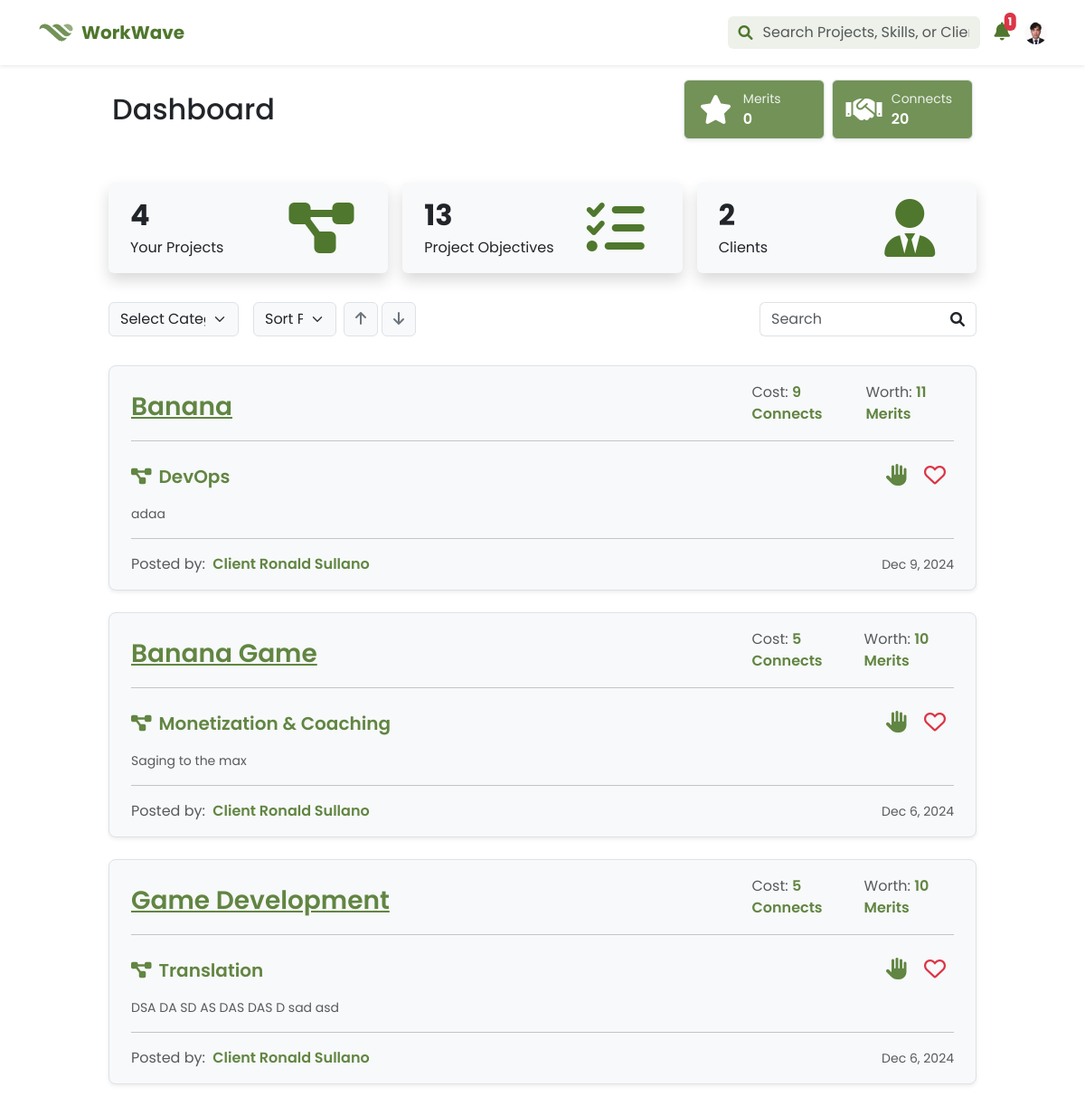
Screenshot of /pages/freelancer/dashboard.php (signed in) with the database file from the repository.
### tables this page shows
CREATE TABLE `client_projects` (
  `id` int(11) NOT NULL,
  `user_id` int(11) DEFAULT NULL,
  `project_title` varchar(255) NOT NULL,
  `project_category_id` int(11) NOT NULL,
  `project_description` text DEFAULT NULL,
  `project_status_id` int(11) NOT NULL DEFAULT 1,
  `project_connect_cost` int(11) DEFAULT NULL,
  `project_merit_worth` int(11) DEFAULT NULL,
  `created_at` timestamp NOT NULL DEFAULT current_timestamp(),
  `updated_at` timestamp NOT NULL DEFAULT current_timestamp() ON UPDATE current_timestamp()
);

### pages/freelancer/dashboard.php (the view, shortened to what this page needs)
<?php
include ('../../misc/modals.php');
include ('header.php');
$user_id = $_SESSION['user_id'];
$query = "SELECT connects, merits FROM v_freelancer_connects_and_merits WHERE id = ?";
$stmt = $mysqli->prepare($query);
$stmt->bind_param("i", $user_id);
$stmt->execute();
$result = $stmt->get_result();
$stats = $result->fetch_assoc();
$connects = $stats['connects'] ?? 0;
$merits = $stats['merits'] ?? 0;
$project_query = "SELECT v_project_details.*,
                          CONCAT(v_user_profile.first_name, ' ', v_user_profile.last_name) AS client_name
                   FROM v_project_details
                   JOIN v_user_profile ON v_project_details.project_owner = v_user_profile.id
                   WHERE project_status = 'hiring'
                   ORDER BY created_at DESC";
$result = $mysqli->query($project_query);
$projects = $result->fetch_all(MYSQLI_ASSOC);
?>
<!DOCTYPE html>
<html lang="en">
<head>
    <link href="https://cdn.jsdelivr.net/npm/bootstrap@5.3.0/dist/css/bootstrap.min.css" rel="stylesheet">
    <link rel="stylesheet" href="https://cdnjs.cloudflare.com/ajax/libs/font-awesome/6.0.0-beta3/css/all.min.css">
    <link rel="stylesheet" href="../../dist/css/custom.css">
</head>
<body>
<section class="container-fluid poppins">
    <div class="row d-flex justify-content-center">
        <div class="col-md-10 col-12">
            <div class="row mx-0 my-3">
                <div class="col-10 col-lg-6 d-flex align-items-center mb-3 mb-lg-0">
                    <h2 class="m-0">Dashboard</h2>
                </div>
                <div class="col-12 col-lg-6 pe-lg-3">
                    <div class="row d-flex justify-content-lg-end g-2">
                        <div class="col-6 col-md-4 d-flex bg-green-30 text-white rounded shadow-sm border me-2">
                            <div class="col-5 d-flex justify-content-center align-items-center">
                                <i class="fas fa-star fa-2x p-3"></i>
                            </div>
                            <div class="col-7 d-flex justify-content-start align-items-center">
                                <div>
                                    <div class="text-start text-green-10 small">Merits</div>
                                    <div class="text-start fw-semibold" id="merits-count"><?php echo htmlspecialchars($merits); ?></div>
                                </div>
                            </div>
                        </div>
                        <div class="col-6 col-md-4 d-flex bg-green-30 text-white rounded shadow-sm border">
                            <div class="col-5 d-flex justify-content-center align-items-center">
                                <i class="fas fa-handshake fa-2x p-3"></i>
                            </div>
                            <div class="col-7 d-flex justify-content-start align-items-center">
                                <div>
                                    <div class="text-start text-green-10 small">Connects</div>
                                    <div class="text-start fw-semibold" id="connects-count"><?php echo htmlspecialchars($connects); ?></div>
                                </div>
                            </div>
                        </div>
                    </div>
                </div>
            </div>
            <div class="row mx-0 my-3 g-4">
                <div class="col-12 col-md-4 p-2">
                    <div class="px-3 pb-3 pt-2 rounded-2 bg-light shadow d-flex align-items-center">
                        <div class="col-7 d-flex flex-column align-items-start mt-1">
                            <div class="fw-bold fs-2 ps-2">4</div>
                            <div class="fs-6 ps-2">Your Projects</div>
                        </div>
                        <div class="col-5 d-flex justify-content-center align-items-center mt-2">
                            <i class="fas fa-diagram-project fa-4x text-green-50"></i>
                        </div>
                    </div>
                </div>
                <div class="col-12 col-md-4 p-2">
                    <div class="px-3 pb-3 pt-2 rounded-2 bg-light shadow d-flex align-items-center">
                        <div class="col-7 d-flex flex-column align-items-start mt-1">
                            <div class="fw-bold fs-2 ps-2">13</div>
                            <div class="fs-6 ps-2">Project Objectives</div>
                        </div>
                        <div class="col-5 d-flex justify-content-center align-items-center mt-2">
                            <i class="fas fa-list-check fa-4x text-green-50"></i>
                        </div>
                    </div>
                </div>
                <div class="col-12 col-md-4 p-2">
                    <div class="px-3 pb-3 pt-2 rounded-2 bg-light shadow d-flex align-items-center">
                        <div class="col-7 d-flex flex-column align-items-start mt-1">
                            <div class="fw-bold fs-2 ps-2">2</div>
                            <div class="fs-6 ps-2">Clients</div>
                        </div>
                        <div class="col-5 d-flex justify-content-center align-items-center mt-2">
                            <i class="fas fa-user-tie fa-4x text-green-50"></i>
                        </div>
                    </div>
                </div>
            </div>
            <div class="row px-2 mb-4">
                <div class=" border-0 rounded-3">
                    <div class="d-flex align-items-center justify-content-between">
                        <div class="col-lg-6 col-md-12 mb-3 mb-lg-0 d-flex justify-content-between">
                            <div class="row w-100 align-items-center">
                                <div class="col-md-4 p-2 ms-1">
                                    <select id="filterProjects" class="form-select no-outline-green-focus bg-light" >
                                        <option value="" selected disabled>Select Category</option>
                                    </select>
                                </div>
                                <div class="col-md-5 d-flex align-items-center bg- p-2">
                                <select class="form-select no-outline-green-focus me-2 bg-light" id="sortSelect" aria-label="Sort Projects">
                                    <option selected disabled>Sort Projects:</option>
                                </select>
                                <button class="btn btn-light border me-1" id="sortAsc">
                                    <i class="fas fa-arrow-up text-secondary"></i>
                                </button>
                                <button class="btn btn-light border me-1" id="sortDesc">
                                    <i class="fas fa-arrow-down text-secondary"></i>
                                </button>
                                </div>
                            </div>
                        </div>
                        <div class="col-lg-3 col-12">
                            <div class="input-group">
                                <input type="text" id="searchProjects" name="search" class="form-control no-outline-green-focus border-end-0" placeholder="Search">
                                <span class="input-group-text bg-transparent border-start-0">
                                    <i class="fas fa-search"></i>
                                </span>
                            </div>
                        </div>
                    </div>
                </div>
            </div>
            <div class="row px-1">
                <div class="container px-3">
                    <?php foreach($projects as $project): ?>
                        <div class="card mb-4 shadow-sm bg-light border rounded-3">
                            <div class="card-body">
                                <div class="col-12 col d-flex justify-content-between mb-2">
                                    <div class="col-md-6 pt-2 d-flex bg- align-items-center">
                                        <a href="project_application.php?id=<?php echo htmlspecialchars($project['id']); ?>"
                                        class="text-green-40 fw-semibold ps-2 fs-3">
                                            <?php echo htmlspecialchars($project['project_title']); ?>
                                        </a>
                                    </div>
                                    <div class="col-md-3 bg- d-flex align-items-center justify-content-end pe-2">
                                        <span class="me-3">
                                            <span class="text-muted">Cost:</span>
                                            <span class="fw-semibold text-green-40"><?php echo htmlspecialchars($project['project_connect_cost']); ?></span>
                                            <span class="fw-semibold text-green-40">Connects</span>
                                        </span>
                                        <span class="">
                                            <span class="text-muted">Worth:</span>
                                            <span class="fw-semibold text-green-40"><?php echo htmlspecialchars($project['project_merit_worth']); ?></span>
                                            <span class="fw-semibold text-green-40">Merits</span>
                                        </span>
                                    </div>
                                </div>
                                <hr class="divider mx-2">
                                <div class="col-12 col d-flex align-items-center justify-content-between mb-2">
                                    <span class="d-flex align-items-center p-2 rounded-3 text-green-40">
                                        <span class="fas fa-diagram-project fs-5"></span>
                                        <span class="px-2 fs-5 fw-semibold"><?php echo htmlspecialchars($project['project_category']); ?></span>
                                    </span>
                                    <span class="d-flex align-items-center">
                                        <span class="d-flex align-items-center p-2 rounded-3">
                                            <div class="d-flex align-items-center">
                                                <a href="project_application.php?id=<?php echo htmlspecialchars($project['id']); ?>" class="btn p-0" id="apply-btn">
                                                    <i class="fas fa-hand fs-4 text-green-40"></i>
                                                </a>
                                            </div>
                                        </span>
                                        <span class="d-flex align-items-center p-2 me-2 rounded-3">
                                            <div class="d-flex align-items-center">
                                            <button class="btn p-0 heart-btn" data-project-id="<?php echo htmlspecialchars($project['id']); ?>">
                                                <i class="far fa-heart fs-4 text-danger heart-icon"></i>
                                            </button>
                                            </div>
                                        </span>
                                    </span>
                                </div>
                                <div class="col-12 col d-flex align-items-center mt-2">
                                    <div class="px-2 text-muted small text-justify">
                                        <?php echo htmlspecialchars($project['project_description']); ?>
                                    </div>
                                </div>
                                <hr class="divider mx-2 mt-3">
                                <div class="col-12 col d-flex align-items-center px-2 pt-0 mt-0">
                                    <div class="col-md-6 d-flex bg- align-items-center">
                                        <span>
                                            <span class="text-muted me-1">Posted by:</span>
                                            <span class="fw-semibold text-green-40"><?php echo htmlspecialchars($project['client_name']); ?></span>
                                        </span>
                                    </div>
                                    <div class="col-md-6 d-flex bg- align-items-center justify-content-end">
                                        <span class="text-muted small"><?php echo date('M j, Y', strtotime($project['created_at'])); ?></span>
                                    </div>
                                </div>
                            </div>
                        </div>
                    <?php endforeach; ?>
                </div>
            </div>
    </div>
</section>
</body>
</html>

### rows the page displays
client_projects: project_title "Banana", project_connect_cost "9", project_merit_worth "11", project_category "DevOps", project_description "adaa", client_name "Client Ronald Sullano", created_at "Dec 9, 2024"
client_projects: project_title "Banana Game", project_connect_cost "5", project_merit_worth "10", project_category "Monetization & Coaching", project_description "Saging to the max", client_name "Client Ronald Sullano", created_at "Dec 6, 2024"
client_projects: project_title "Game Development", project_connect_cost "5", project_merit_worth "10", project_category "Translation", project_description "DSA DA SD AS DAS DAS D sad asd", client_name "Client Ronald Sullano", created_at "Dec 6, 2024"

### other values shown
$merits "0"
$connects "20"
